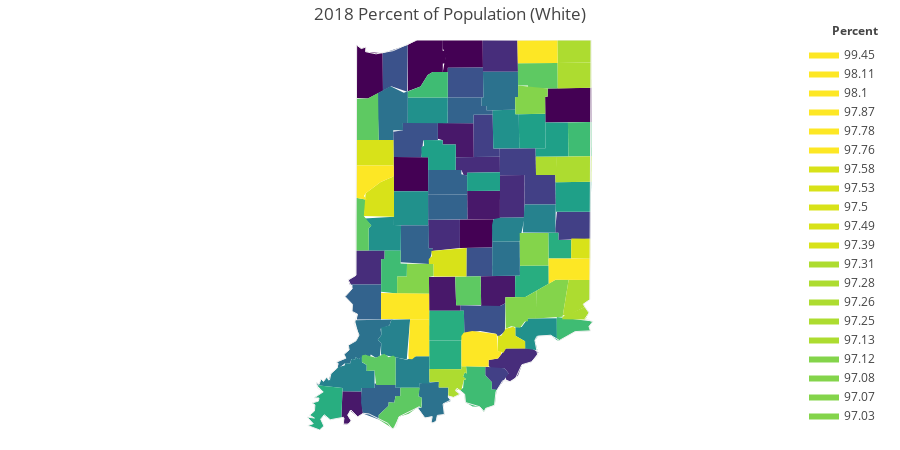

The notebook cell this image was saved under:
### Code cell
fig = ff.create_choropleth(fips=df.index,
                         scope=['Indiana'],
                         values=df.percent,
                         title='2018 Percent of Population (White)',
                         legend_title='Percent')
fig.layout.template = None
fig.show()
